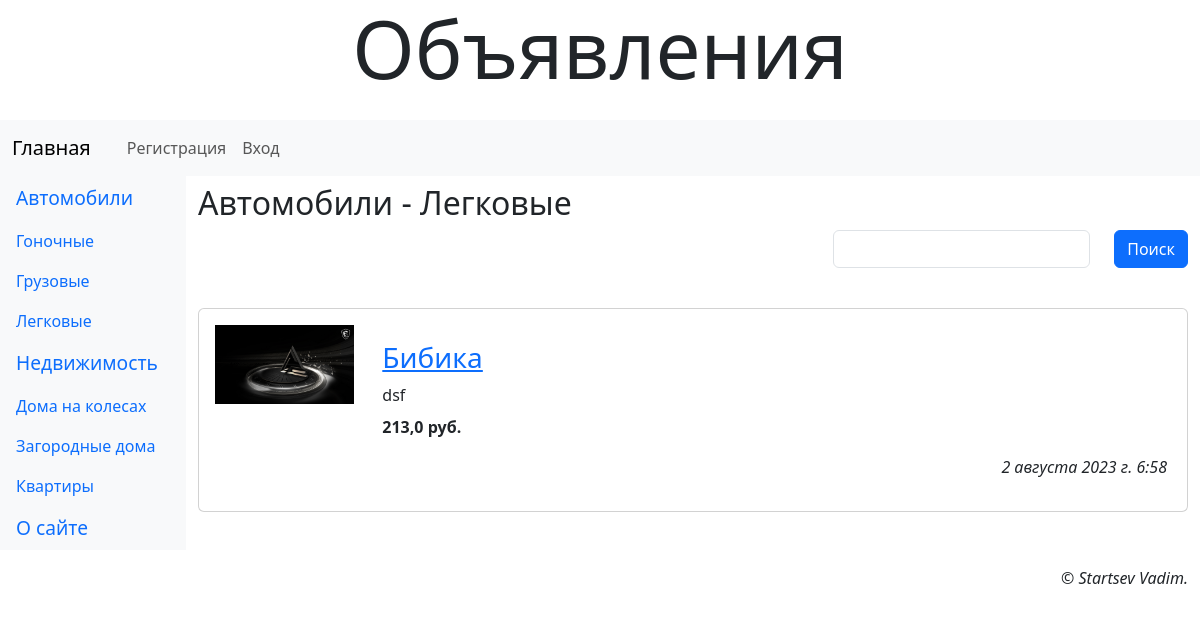
Page /2/ on the committed database.
### landing/models.py (models this page shows, shortened)
class Rubric(models.Model):
    name = models.CharField(max_length=20, unique=True, verbose_name='Название')
    order = models.SmallIntegerField(default=0, db_index=True, verbose_name='Порядок')
    super_rubric = models.ForeignKey('SuperRubric', on_delete=models.PROTECT, null=True, blank=True, verbose_name='Надрубрика')

class Bb(models.Model):
    rubric = models.ForeignKey(SubRubric, on_delete=models.PROTECT,
                               verbose_name='Рубрика')
    title = models.CharField(max_length=40, verbose_name='Товар')
    content = models.TextField(verbose_name='Описание')
    price = models.FloatField(default=0, verbose_name='Цена')
    contacts = models.TextField(verbose_name='Контакты')
    image = models.ImageField(blank=True, upload_to=get_timestamp_path,
                              verbose_name='Изображение')
    author = models.ForeignKey(AdvUser, on_delete=models.CASCADE,
                               verbose_name='Автор объявления')
    is_active = models.BooleanField(default=True, db_index=True,
                                    verbose_name='Активное')
    created_at = models.DateTimeField(auto_now_add=True, db_index=True,
                                      verbose_name='Опубликовано')
    class Meta:
        verbose_name_plural = 'Объявления'
        verbose_name = 'Объявление'
        ordering = ['-created_at']

### landing/views.py (the view)
# urls.py: path('<int:pk>/', rubric_bbs, name='rubric_bbs'),
def rubric_bbs(request, pk):
    rubric = get_object_or_404(SubRubric, pk=pk)
    bbs = Bb.objects.filter(is_active=True, rubric=pk)
    if 'keyword' in request.GET:
        keyword = request.GET['keyword']
        q = Q(title__icontains=keyword) | Q(content__icontains=keyword)
        bbs = bbs.filter(q)
    else:
        keyword = ''
    form = SearchForm(initial={'keyword': keyword})
    paginator = Paginator(bbs, 2)
    page_num = request.GET.get('page', 1)
    page = paginator.get_page(page_num)
    context = {
        'rubric': rubric,
        'page': page,
        'bbs': page.object_list,
        'form': form,
    }
    return render(request, 'main/rubric_bbs.html', context)

### landing/forms.py
class SearchForm(forms.Form):
    keyword = forms.CharField(required=False, max_length=20, label='')

### landing/models.py (called while the page is built)
    def get_queryset(self):
        return super().get_queryset().filter(super_rubric__isnull=False)

    def __str__(self):
        return '%s - %s' % (self.super_rubric.name, self.name)

### landing/templates/main/rubric_bbs.html (shortened to what this page needs)
{% extends 'layout/basic.html' %}
{% load django_bootstrap5 %}
{% load static %}
{% load thumbnail %}
{% block content %}
    <h2 class="mb-2">{{ rubric }}</h2>
    <form class="row row-cols-md-auto justify-content-end">
        {% bootstrap_field form.keyword show_label=False wrapper_class='col-12' %}
        <div class="col-12">
            {% bootstrap_button 'Поиск' %}
        </div>
    </form>
    {% if bbs %}
        <div class="vstack gap-3 my-4">
            {% for bb in bbs %}
                <div class="card">
                    {% url 'landing:bb_detail' rubric_pk=rubric.pk pk=bb.pk as url %}
                    <div class="row p-3">
                        <a class="col-md-2" href="{{ url }}{{ all }}">
                            {% if bb.image %}
                            <div class="image-container">
                                <img class="img-fluid"
                                     src="{% thumbnail bb.image 'default' %}">
                            </div>
                            {% else %}
                            <div class="image-container">
                                <img class="img-fluid" src="{% static 'main/empty.jpg' %}">
                            </div>
                            {% endif %}
                        </a>
                        <div class="col-md-10 card-body">
                            <h3 class="card-title"><a href="{{ url }}{{ all }}">
                                {{ bb.title }}</a></h3>
                            <div class="card-text mb-2">{{ bb.content }}</div>
                            <p class="card-text fw-bold">{{ bb.price }} руб.</p>
                            <p class="card-text text-end fst-italic">
                                {{ bb.created_at }}</p>
                        </div>
                    </div>
                </div>
            {% endfor %}
        </div>
    {% endif %}
{% endblock %}

### landing/templates/layout/basic.html (shortened to what this page needs)
{% load django_bootstrap5 %}
{% load static %}
<!DOCTYPE html>
<head>
    {% bootstrap_css %}
    <link rel="stylesheet" type="text/css"
         href="{% static 'main/style.css' %}">
</head>
<body class="container-fluid">
    <header class="mb-4">
        <h1 class="display-1 text-center">Объявления</h1>
    </header>
    <nav class="row navbar navbar-expand-md bg-light">
        <div class="col container">
            <a class="navbar-brand"
                href="{% url 'landing:index' %}">Главная</a>
            <div class="collapse navbar-collapse justify-content-end"
                id="navbarNav">
                <div class="container">
                    <div class="navbar-nav ms-md-auto">
                        {% if user.is_authenticated %}
                        <div class="nav-item dropdown">
                            <a class="nav-link dropdown-toggle"
                                data-bs-toggle="dropdown" href="#">Профиль</a>
                            <div class="dropdown-menu">
                                <a class="dropdown-item" href="{% url 'landing:profile' %}">Мои объявления</a>
                                <a class="dropdown-item" href="{% url 'landing:profile_edit' %}">Изменить
                                    личные данные</a>
                                <a class="dropdown-item" href="{% url 'landing:password_edit' %}">Сменить пароль</a>
                                <hr class="dropdown-divider">
                                <form class="px-3" method="post" action="{% url 'landing:logout' %}">
                                    {% csrf_token %}
                                    {% bootstrap_button 'Выйти' button_class='btn-danger' %}
                                </form>
                                <hr class="dropdown-divider">
                                <a class="dropdown-item" href="{% url 'landing:profile_delete' %}">Удалить</a>
                            </div>
                        </div>
                        {% else %}
                        <a class="nav-link" href="{% url 'landing:register' %}">Регистрация</a>
                        <a class="nav-link" href="{% url 'landing:login' %}">Вход</a>
                        {% endif %}
                    </div>
                </div>
            </div>
        </div>
    </nav>
    <div class="row">
        <nav class="col-md-auto nav flex-column bg-light">
            {% for rubric in rubrics %}
                {% ifchanged rubric.super_rubric.pk %}
                <span class="nav-link root">{{ rubric.super_rubric.name }}</span>
                {% endifchanged %}
                <a class="nav-link" href="{% url 'landing:rubric_bbs' pk=rubric.pk %}">
                    {{ rubric.name }}
                </a>
            {% endfor %}
            <a class="nav-link root" href="{% url 'landing:other' page='about' %}">
                О сайте</a>
        </nav>
        <main class="col py-2">
            {% block content %}
            {% endblock %}
        </main>
    </div>
    <footer class="mt-3">
        <p class="text-end fst-italic">&copy; Startsev Vadim.</p>
    </footer>
</body>
</html>

### landing/static/main/style.css (style rules this page uses)
.root { font-size: larger; }
.image-container { max-width: 100%; overflow: hidden; }

### rows in the picture
Rubric: super_rubric.name "Автомобили", name "Гоночные"
Rubric: name "Грузовые"
Rubric: name "Легковые", super_rubric+name "Автомобили - Легковые"
Rubric: super_rubric.name "Недвижимость", name "Дома на колесах"
Rubric: name "Загородные дома"
Rubric: name "Квартиры"
Bb: image (picture), title "Бибика", content "dsf", price "213,0", created_at "2 августа 2023 г. 6:58"
